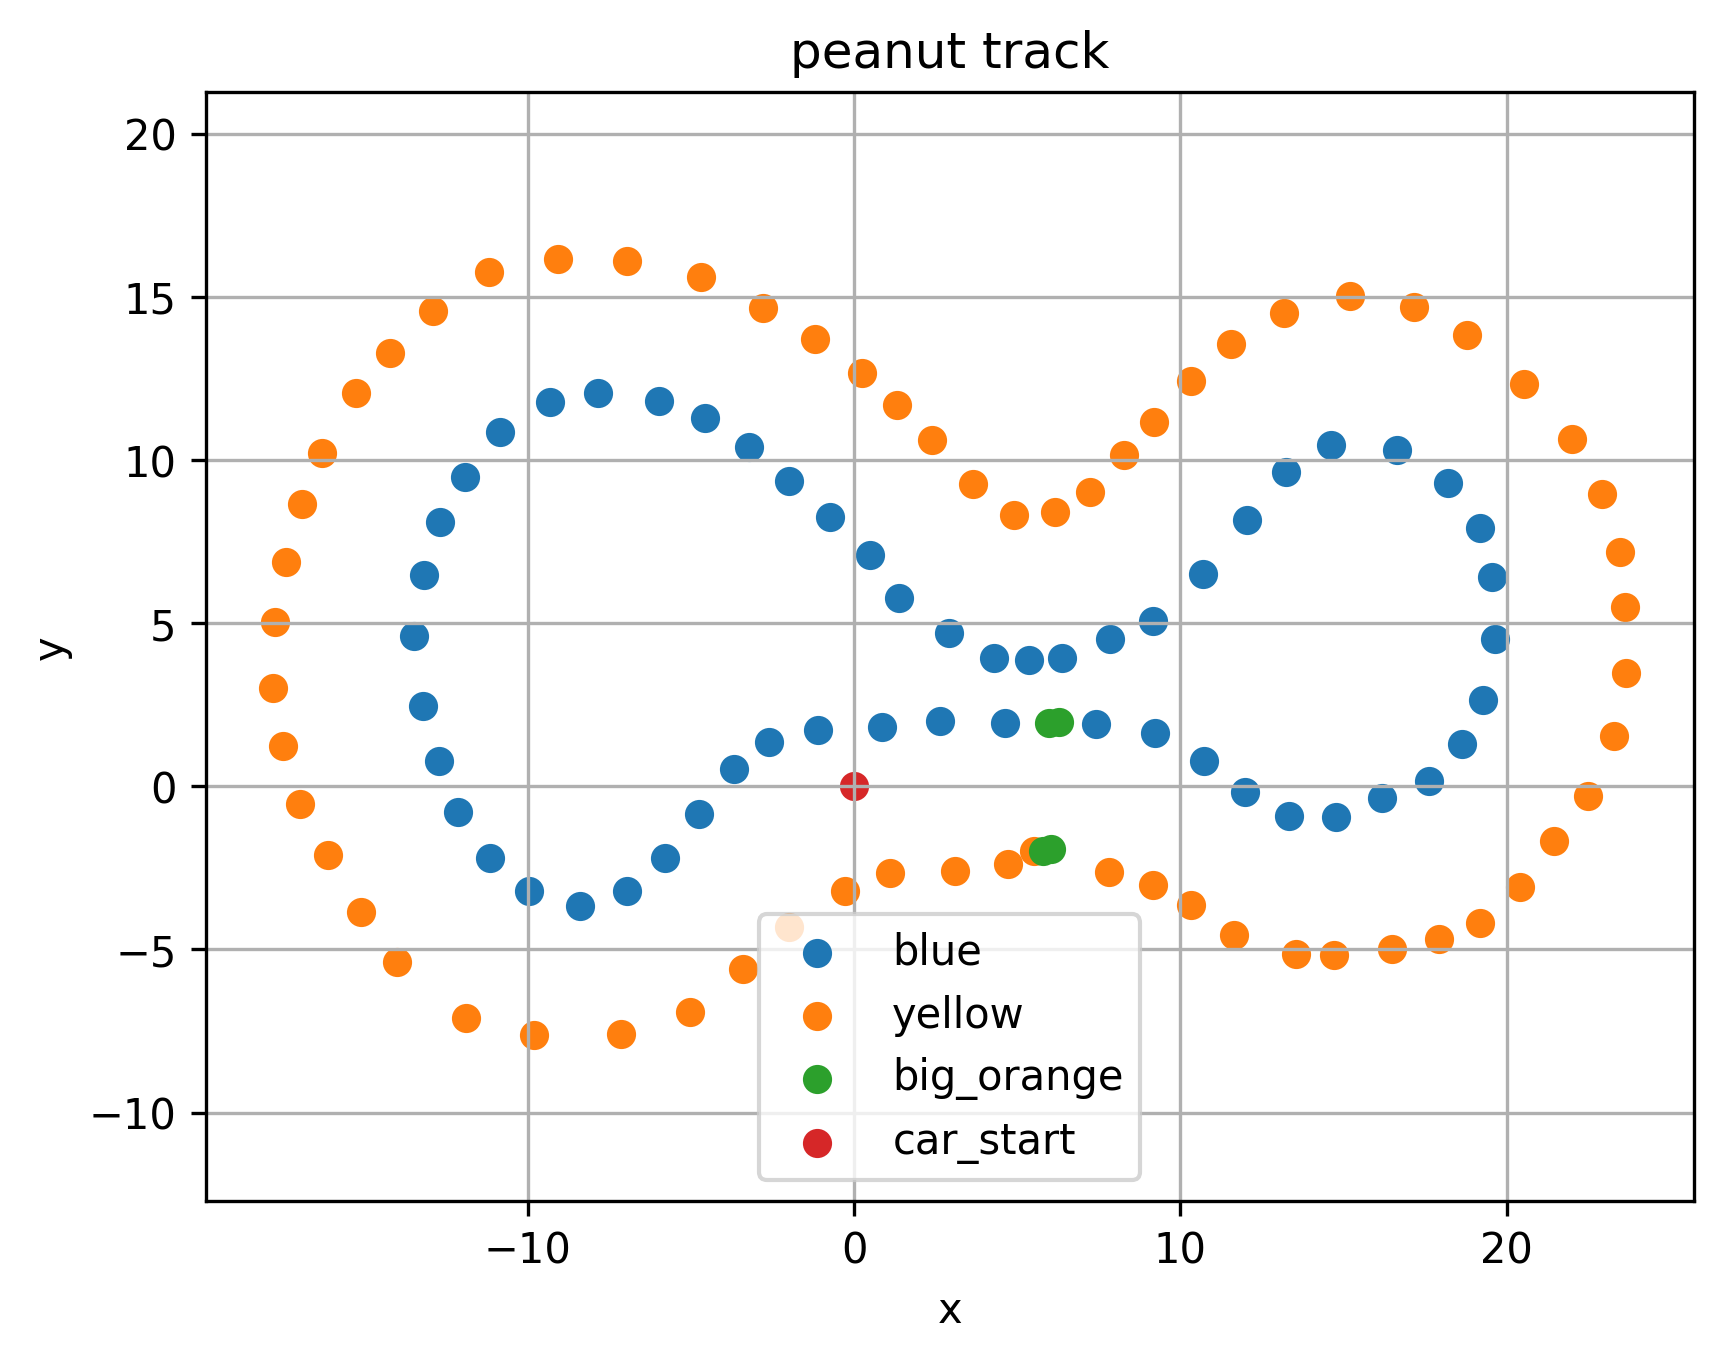

Generate this figure with Python:
import csv
import matplotlib.pyplot as plt

x_blue = []
y_blue = []
x_yellow = []
y_yellow = []
x_orange = []
y_orange = []
x_start = []
y_start = []

with open("peanut.csv", newline="") as f:
    reader = csv.DictReader(f)
    for row in reader:
        x = float(row["x"])
        y = float(row["y"])
        tag = row["tag"].lower()

        if tag == "blue":
            x_blue.append(x)
            y_blue.append(y)
        elif tag == "yellow":
            x_yellow.append(x)
            y_yellow.append(y)
        elif tag == "big_orange":
            x_orange.append(x)
            y_orange.append(y)
        elif tag == "car_start":
            x_start.append(x)
            y_start.append(y)

plt.figure()

if x_blue:
    plt.scatter(x_blue, y_blue, label="blue")
if x_yellow:
    plt.scatter(x_yellow, y_yellow, label="yellow")
if x_orange:
    plt.scatter(x_orange, y_orange, label="big_orange")
if x_start:
    plt.scatter(x_start, y_start, label="car_start")

plt.xlabel("x")
plt.ylabel("y")
plt.title("peanut track")
plt.axis("equal")
plt.grid(True)
plt.legend()

# Sauvegarde en PNG dans le projet
plt.savefig("peanut.png", dpi=300, bbox_inches="tight")

# Optionnel : afficher aussi
plt.show()
